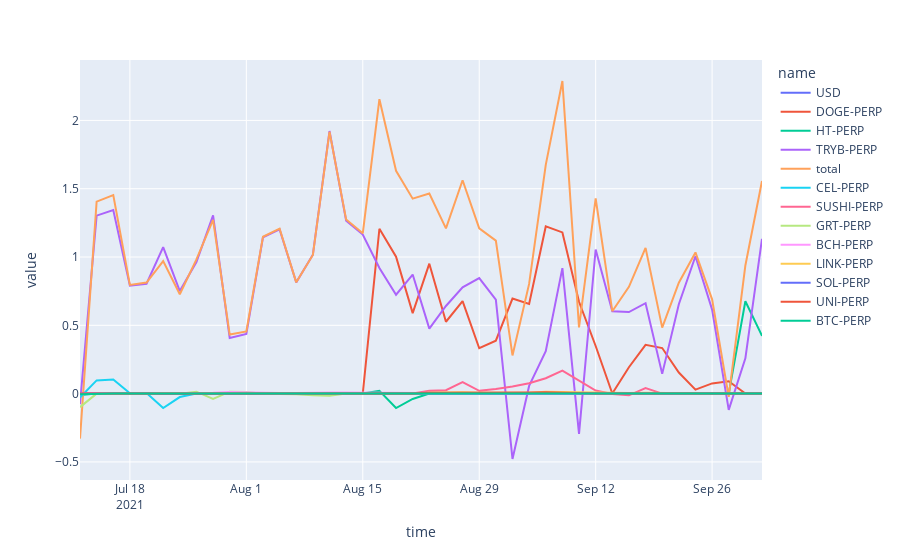

Here is the notebook cell this chart was saved with:
### Code cell
fig=px.line(run.loc['RealizedCarry'])
fig.show()
